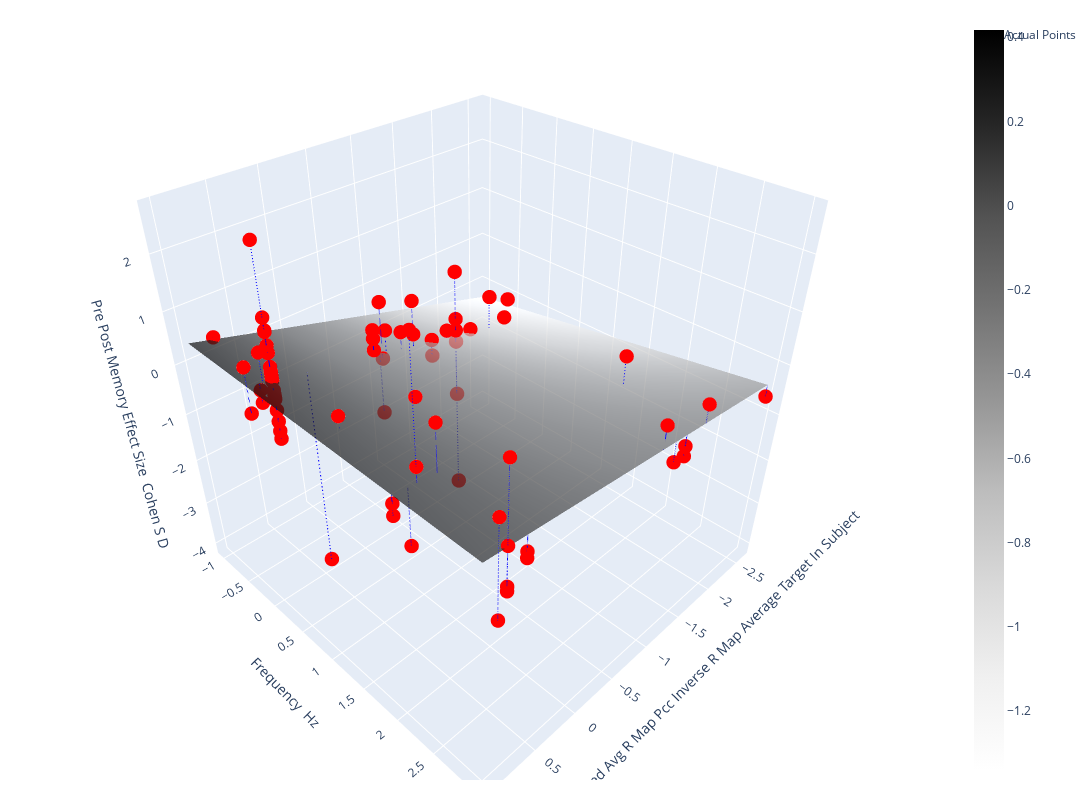

The notebook cell this image was saved under:
### Markdown cell above
Visualize the Regression as a Plane

### Code cell
from calvin_utils.statistical_utils.response_surface_utils.regression_response_surface import GLMPlot
ip = GLMPlot(model_results=results, data_df=data_df, formula=formula)
ip.run(plot_residuals=True)

### Figure 1 — Plotly figure (JSON) as saved in the notebook; plotly's stock layout.template omitted (floating-point values rounded to 4 significant figures; data arrays with more than 128 entries replaced by an {"elided": "..."} marker saying what was removed)
{"data": [{"colorscale": [[0, "rgb(255,255,255)"], [0.125, "rgb(240,240,240)"], [0.25, "rgb(217,217,217)"], [0.375, "rgb(189,189,189)"], [0.5, "rgb(150,150,150)"], [0.625, "rgb(115,115,115)"], [0.75, "rgb(82,82,82)"], [0.875, "rgb(37,37,37)"], [1, "rgb(0,0,0)"]], "name": "Prediction Surface", "opacity": 0.7, "type": "surface", "x": [-2.593, -2.557, -2.521, -2.485, -2.448, -2.412, -2.376, -2.34, -2.303, -2.267, -2.231, -2.195, -2.159, -2.122, -2.086, -2.05, -2.014, -1.977, -1.941, -1.905, -1.869, -1.832, -1.796, -1.76, -1.724, -1.688, -1.651, -1.615, -1.579, -1.543, -1.506, -1.47, -1.434, -1.398, -1.361, -1.325, -1.289, -1.253, -1.216, -1.18, -1.144, -1.108, -1.072, -1.035, -0.9991, -0.9629, -0.9266, -0.8904, -0.8542, -0.8179, -0.7817, -0.7455, -0.7093, -0.673, -0.6368, -0.6006, -0.5643, -0.5281, -0.4919, -0.4556, -0.4194, -0.3832, -0.3469, -0.3107, -0.2745, -0.2382, -0.202, -0.1658, -0.1295, -0.09332, -0.05709, -0.02085, 0.01538, 0.05161, 0.08784, 0.1241, 0.1603, 0.1965, 0.2328, 0.269, 0.3052, 0.3415, 0.3777, 0.4139, 0.4502, 0.4864, 0.5226, 0.5588, 0.5951, 0.6313, 0.6675, 0.7038, 0.74, 0.7762, 0.8125, 0.8487, 0.8849, 0.9212, 0.9574, 0.9936], "y": [-1.0, -0.9596, -0.9192, -0.8788, -0.8384, -0.798, -0.7576, -0.7172, -0.6768, -0.6364, -0.596, -0.5556, -0.5152, -0.4747, -0.4343, -0.3939, -0.3535, -0.3131, -0.2727, -0.2323, -0.1919, -0.1515, -0.1111, -0.07071, -0.0303, 0.0101, 0.05051, 0.09091, 0.1313, 0.1717, 0.2121, 0.2525, 0.2929, 0.3333, 0.3737, 0.4141, 0.4545, 0.4949, 0.5354, 0.5758, 0.6162, 0.6566, 0.697, 0.7374, 0.7778, 0.8182, 0.8586, 0.899, 0.9394, 0.9798, 1.02, 1.061, 1.101, 1.141, 1.182, 1.222, 1.263, 1.303, 1.343, 1.384, 1.424, 1.465, 1.505, 1.545, 1.586, 1.626, 1.667, 1.707, 1.747, 1.788, 1.828, 1.869, 1.909, 1.949, 1.99, 2.03, 2.071, 2.111, 2.152, 2.192, 2.232, 2.273, 2.313, 2.354, 2.394, 2.434, 2.475, 2.515, 2.556, 2.596, 2.636, 2.677, 2.717, 2.758, 2.798, 2.838, 2.879, 2.919, 2.96, 3.0], "z": {"elided": "100x100 float values"}}, {"marker": {"color": "red", "size": 5}, "mode": "markers", "name": "Actual Points", "type": "scatter3d", "x": [0.7584, 0.7584, -1.6, -2.593, 0.7584, -1.005, 0.7584, 0.7584, 0.7584, 0.7584, 0.876, 0.9936, -0.4019, -0.4019, 0.9936, -1.323, -1.323, -1.323, -1.791, -1.323, -2.01, 0.9936, 0.876, 0.8446, 0.7584, -1.522, -1.323, 0.7584, -0.4483, 0.7584, -1.202, 0.7584, -0.3734, 0.7584, 0.7584, 0.7584, 0.7584, 0.7584, -0.6283, -0.3068, -1.323, -0.01455, 0.9936, 0.7584, 0.7584, 0.7584, -1.323, -1.323, -0.7773, -0.7773, 0.4166, -0.3068, -1.005, -1.005, 0.7584, 0.7584, -1.177, -1.669, 0.7584, 0.7584, 0.7584, 0.5633, 0.5633, 0.5633, 0.8446, 0.8446, 0.8446, -2.057, 0.7584, -0.3068, 0.7584, 0.7584, 0.7584, 0.7584, 0.7584], "y": [0, 0, 3, 3, 3, 3, 0, 0, 0, 0, 0, 2, 0, 0, 0, 3, 0, 3, 0, 0, 0, 2, 0, 0, 0, 0, 0, 0, 0, 0, 0, 2, 0, 0, -1, 0, 0, 0, 0, 0, 0, 1, 0, 0, 0, 1, 0, 0, 0, 0, 0, 0, 0, 0, 0, 2, 3, 2, 0, 3, 3, 2, 3, 3, 2, 3, 3, 0, 0, 0, 0, 3, 0, 0, 0], "z": [0.789, 0.3252, 0.1509, -0.6232, -0.5575, 0.3432, 0.2831, 1.159, 1.406, 0.3699, -0.01878, -0.06135, 0.8097, -0.2905, -0.1127, -0.3633, -0.2193, -0.5559, -0.1071, -4.044, -0.7095, 0.1536, 0.2145, 0.8713, -0.4943, -0.5894, -0.6982, 2.65, 0.2321, -0.01952, -0.3687, 2.612, -1.401, 0.4533, 0.3452, -0.2804, -0.2747, 0.4125, 0.05481, -0.04367, -1.873, 0.09719, 0.7354, 0.9228, 0.1066, 0.4781, 0.7354, -0.4567, 0.5545, -0.1071, -3.997, 0.1805, -0.4045, -0.7368, 0.4383, 0.5202, -0.5177, 0.1973, 0.0251, -0.4749, 0.2428, 1.054, -0.2232, -0.1071, -0.8037, 0.8217, -0.978, -0.3505, -0.8401, 0.3485, 0.5387, 1.634, 1.184, -0.06339, -0.6841]}, {"line": {"color": "blue", "dash": "dash"}, "mode": "lines", "name": "Residual", "showlegend": false, "type": "scatter3d", "x": [0.7584, 0.7584], "y": [0, 0], "z": [0.789, 0.2813]}, {"line": {"color": "blue", "dash": "dash"}, "mode": "lines", "name": "Residual", "showlegend": false, "type": "scatter3d", "x": [0.7584, 0.7584], "y": [0, 0], "z": [0.3252, 0.2813]}, {"line": {"color": "blue", "dash": "dash"}, "mode": "lines", "name": "Residual", "showlegend": false, "type": "scatter3d", "x": [-1.6, -1.6], "y": [3, 3], "z": [0.1509, -0.2095]}, {"line": {"color": "blue", "dash": "dash"}, "mode": "lines", "name": "Residual", "showlegend": false, "type": "scatter3d", "x": [-2.593, -2.593], "y": [3, 3], "z": [-0.6232, -0.3902]}, {"line": {"color": "blue", "dash": "dash"}, "mode": "lines", "name": "Residual", "showlegend": false, "type": "scatter3d", "x": [0.7584, 0.7584], "y": [3, 3], "z": [-0.5575, 0.2196]}, {"line": {"color": "blue", "dash": "dash"}, "mode": "lines", "name": "Residual", "showlegend": false, "type": "scatter3d", "x": [-1.005, -1.005], "y": [3, 3], "z": [0.3432, -0.1012]}, {"line": {"color": "blue", "dash": "dash"}, "mode": "lines", "name": "Residual", "showlegend": false, "type": "scatter3d", "x": [0.7584, 0.7584], "y": [0, 0], "z": [0.2831, 0.2813]}, {"line": {"color": "blue", "dash": "dash"}, "mode": "lines", "name": "Residual", "showlegend": false, "type": "scatter3d", "x": [0.7584, 0.7584], "y": [0, 0], "z": [1.159, 0.2813]}, {"line": {"color": "blue", "dash": "dash"}, "mode": "lines", "name": "Residual", "showlegend": false, "type": "scatter3d", "x": [0.7584, 0.7584], "y": [0, 0], "z": [1.406, 0.2813]}, {"line": {"color": "blue", "dash": "dash"}, "mode": "lines", "name": "Residual", "showlegend": false, "type": "scatter3d", "x": [0.7584, 0.7584], "y": [0, 0], "z": [0.3699, 0.2813]}, {"line": {"color": "blue", "dash": "dash"}, "mode": "lines", "name": "Residual", "showlegend": false, "type": "scatter3d", "x": [0.876, 0.876], "y": [0, 0], "z": [-0.01878, 0.3298]}, {"line": {"color": "blue", "dash": "dash"}, "mode": "lines", "name": "Residual", "showlegend": false, "type": "scatter3d", "x": [0.9936, 0.9936], "y": [2, 2], "z": [-0.06135, 0.3011]}, {"line": {"color": "blue", "dash": "dash"}, "mode": "lines", "name": "Residual", "showlegend": false, "type": "scatter3d", "x": [-0.4019, -0.4019], "y": [0, 0], "z": [0.8097, -0.1978]}, {"line": {"color": "blue", "dash": "dash"}, "mode": "lines", "name": "Residual", "showlegend": false, "type": "scatter3d", "x": [-0.4019, -0.4019], "y": [0, 0], "z": [-0.2905, -0.1978]}, {"line": {"color": "blue", "dash": "dash"}, "mode": "lines", "name": "Residual", "showlegend": false, "type": "scatter3d", "x": [0.9936, 0.9936], "y": [0, 0], "z": [-0.1127, 0.3784]}, {"line": {"color": "blue", "dash": "dash"}, "mode": "lines", "name": "Residual", "showlegend": false, "type": "scatter3d", "x": [-1.323, -1.323], "y": [3, 3], "z": [-0.3633, -0.1591]}, {"line": {"color": "blue", "dash": "dash"}, "mode": "lines", "name": "Residual", "showlegend": false, "type": "scatter3d", "x": [-1.323, -1.323], "y": [0, 0], "z": [-0.2193, -0.5782]}, {"line": {"color": "blue", "dash": "dash"}, "mode": "lines", "name": "Residual", "showlegend": false, "type": "scatter3d", "x": [-1.323, -1.323], "y": [3, 3], "z": [-0.5559, -0.1591]}, {"line": {"color": "blue", "dash": "dash"}, "mode": "lines", "name": "Residual", "showlegend": false, "type": "scatter3d", "x": [-1.791, -1.791], "y": [0, 0], "z": [-0.1071, -0.7713]}, {"line": {"color": "blue", "dash": "dash"}, "mode": "lines", "name": "Residual", "showlegend": false, "type": "scatter3d", "x": [-1.323, -1.323], "y": [0, 0], "z": [-4.044, -0.5782]}, {"line": {"color": "blue", "dash": "dash"}, "mode": "lines", "name": "Residual", "showlegend": false, "type": "scatter3d", "x": [-2.01, -2.01], "y": [0, 0], "z": [-0.7095, -0.8618]}, {"line": {"color": "blue", "dash": "dash"}, "mode": "lines", "name": "Residual", "showlegend": false, "type": "scatter3d", "x": [0.9936, 0.9936], "y": [2, 2], "z": [0.1536, 0.3011]}, {"line": {"color": "blue", "dash": "dash"}, "mode": "lines", "name": "Residual", "showlegend": false, "type": "scatter3d", "x": [0.876, 0.876], "y": [0, 0], "z": [0.2145, 0.3298]}, {"line": {"color": "blue", "dash": "dash"}, "mode": "lines", "name": "Residual", "showlegend": false, "type": "scatter3d", "x": [0.8446, 0.8446], "y": [0, 0], "z": [0.8713, 0.3169]}, {"line": {"color": "blue", "dash": "dash"}, "mode": "lines", "name": "Residual", "showlegend": false, "type": "scatter3d", "x": [0.7584, 0.7584], "y": [0, 0], "z": [-0.4943, 0.2813]}, {"line": {"color": "blue", "dash": "dash"}, "mode": "lines", "name": "Residual", "showlegend": false, "type": "scatter3d", "x": [-1.522, -1.522], "y": [0, 0], "z": [-0.5894, -0.6603]}, {"line": {"color": "blue", "dash": "dash"}, "mode": "lines", "name": "Residual", "showlegend": false, "type": "scatter3d", "x": [-1.323, -1.323], "y": [0, 0], "z": [-0.6982, -0.5782]}, {"line": {"color": "blue", "dash": "dash"}, "mode": "lines", "name": "Residual", "showlegend": false, "type": "scatter3d", "x": [0.7584, 0.7584], "y": [0, 0], "z": [2.65, 0.2813]}, {"line": {"color": "blue", "dash": "dash"}, "mode": "lines", "name": "Residual", "showlegend": false, "type": "scatter3d", "x": [-0.4483, -0.4483], "y": [0, 0], "z": [0.2321, -0.217]}, {"line": {"color": "blue", "dash": "dash"}, "mode": "lines", "name": "Residual", "showlegend": false, "type": "scatter3d", "x": [0.7584, 0.7584], "y": [0, 0], "z": [-0.01952, 0.2813]}, {"line": {"color": "blue", "dash": "dash"}, "mode": "lines", "name": "Residual", "showlegend": false, "type": "scatter3d", "x": [-1.202, -1.202], "y": [0, 0], "z": [-0.3687, -0.5283]}, {"line": {"color": "blue", "dash": "dash"}, "mode": "lines", "name": "Residual", "showlegend": false, "type": "scatter3d", "x": [0.7584, 0.7584], "y": [2, 2], "z": [2.612, 0.2402]}, {"line": {"color": "blue", "dash": "dash"}, "mode": "lines", "name": "Residual", "showlegend": false, "type": "scatter3d", "x": [-0.3734, -0.3734], "y": [0, 0], "z": [-1.401, -0.1861]}, {"line": {"color": "blue", "dash": "dash"}, "mode": "lines", "name": "Residual", "showlegend": false, "type": "scatter3d", "x": [0.7584, 0.7584], "y": [0, 0], "z": [0.4533, 0.2813]}, {"line": {"color": "blue", "dash": "dash"}, "mode": "lines", "name": "Residual", "showlegend": false, "type": "scatter3d", "x": [0.7584, 0.7584], "y": [-1, -1], "z": [0.3452, 0.3018]}, {"line": {"color": "blue", "dash": "dash"}, "mode": "lines", "name": "Residual", "showlegend": false, "type": "scatter3d", "x": [0.7584, 0.7584], "y": [0, 0], "z": [-0.2804, 0.2813]}, {"line": {"color": "blue", "dash": "dash"}, "mode": "lines", "name": "Residual", "showlegend": false, "type": "scatter3d", "x": [0.7584, 0.7584], "y": [0, 0], "z": [-0.2747, 0.2813]}, {"line": {"color": "blue", "dash": "dash"}, "mode": "lines", "name": "Residual", "showlegend": false, "type": "scatter3d", "x": [0.7584, 0.7584], "y": [0, 0], "z": [0.4125, 0.2813]}, {"line": {"color": "blue", "dash": "dash"}, "mode": "lines", "name": "Residual", "showlegend": false, "type": "scatter3d", "x": [-0.6283, -0.6283], "y": [0, 0], "z": [0.05481, -0.2913]}, {"line": {"color": "blue", "dash": "dash"}, "mode": "lines", "name": "Residual", "showlegend": false, "type": "scatter3d", "x": [-0.3068, -0.3068], "y": [0, 0], "z": [-0.04367, -0.1586]}, {"line": {"color": "blue", "dash": "dash"}, "mode": "lines", "name": "Residual", "showlegend": false, "type": "scatter3d", "x": [-1.323, -1.323], "y": [0, 0], "z": [-1.873, -0.5782]}, {"line": {"color": "blue", "dash": "dash"}, "mode": "lines", "name": "Residual", "showlegend": false, "type": "scatter3d", "x": [-0.01455, -0.01455], "y": [1, 1], "z": [0.09719, 0.001069]}, {"line": {"color": "blue", "dash": "dash"}, "mode": "lines", "name": "Residual", "showlegend": false, "type": "scatter3d", "x": [0.9936, 0.9936], "y": [0, 0], "z": [0.7354, 0.3784]}, {"line": {"color": "blue", "dash": "dash"}, "mode": "lines", "name": "Residual", "showlegend": false, "type": "scatter3d", "x": [0.7584, 0.7584], "y": [0, 0], "z": [0.9228, 0.2813]}, {"line": {"color": "blue", "dash": "dash"}, "mode": "lines", "name": "Residual", "showlegend": false, "type": "scatter3d", "x": [0.7584, 0.7584], "y": [0, 0], "z": [0.1066, 0.2813]}, {"line": {"color": "blue", "dash": "dash"}, "mode": "lines", "name": "Residual", "showlegend": false, "type": "scatter3d", "x": [0.7584, 0.7584], "y": [1, 1], "z": [0.4781, 0.2607]}, {"line": {"color": "blue", "dash": "dash"}, "mode": "lines", "name": "Residual", "showlegend": false, "type": "scatter3d", "x": [-1.323, -1.323], "y": [0, 0], "z": [0.7354, -0.5782]}, {"line": {"color": "blue", "dash": "dash"}, "mode": "lines", "name": "Residual", "showlegend": false, "type": "scatter3d", "x": [-1.323, -1.323], "y": [0, 0], "z": [-0.4567, -0.5782]}, {"line": {"color": "blue", "dash": "dash"}, "mode": "lines", "name": "Residual", "showlegend": false, "type": "scatter3d", "x": [-0.7773, -0.7773], "y": [0, 0], "z": [0.5545, -0.3528]}, {"line": {"color": "blue", "dash": "dash"}, "mode": "lines", "name": "Residual", "showlegend": false, "type": "scatter3d", "x": [-0.7773, -0.7773], "y": [0, 0], "z": [-0.1071, -0.3528]}, {"line": {"color": "blue", "dash": "dash"}, "mode": "lines", "name": "Residual", "showlegend": false, "type": "scatter3d", "x": [0.4166, 0.4166], "y": [0, 0], "z": [-3.997, 0.1401]}, {"line": {"color": "blue", "dash": "dash"}, "mode": "lines", "name": "Residual", "showlegend": false, "type": "scatter3d", "x": [-0.3068, -0.3068], "y": [0, 0], "z": [0.1805, -0.1586]}, {"line": {"color": "blue", "dash": "dash"}, "mode": "lines", "name": "Residual", "showlegend": false, "type": "scatter3d", "x": [-1.005, -1.005], "y": [0, 0], "z": [-0.4045, -0.4469]}, {"line": {"color": "blue", "dash": "dash"}, "mode": "lines", "name": "Residual", "showlegend": false, "type": "scatter3d", "x": [-1.005, -1.005], "y": [0, 0], "z": [-0.7368, -0.4469]}, {"line": {"color": "blue", "dash": "dash"}, "mode": "lines", "name": "Residual", "showlegend": false, "type": "scatter3d", "x": [0.7584, 0.7584], "y": [0, 0], "z": [0.4383, 0.2813]}, {"line": {"color": "blue", "dash": "dash"}, "mode": "lines", "name": "Residual", "showlegend": false, "type": "scatter3d", "x": [0.7584, 0.7584], "y": [2, 2], "z": [0.5202, 0.2402]}, {"line": {"color": "blue", "dash": "dash"}, "mode": "lines", "name": "Residual", "showlegend": false, "type": "scatter3d", "x": [-1.177, -1.177], "y": [3, 3], "z": [-0.5177, -0.1325]}, {"line": {"color": "blue", "dash": "dash"}, "mode": "lines", "name": "Residual", "showlegend": false, "type": "scatter3d", "x": [-1.669, -1.669], "y": [2, 2], "z": [0.1973, -0.3883]}, {"line": {"color": "blue", "dash": "dash"}, "mode": "lines", "name": "Residual", "showlegend": false, "type": "scatter3d", "x": [0.7584, 0.7584], "y": [0, 0], "z": [0.0251, 0.2813]}, {"line": {"color": "blue", "dash": "dash"}, "mode": "lines", "name": "Residual", "showlegend": false, "type": "scatter3d", "x": [0.7584, 0.7584], "y": [3, 3], "z": [-0.4749, 0.2196]}, {"line": {"color": "blue", "dash": "dash"}, "mode": "lines", "name": "Residual", "showlegend": false, "type": "scatter3d", "x": [0.7584, 0.7584], "y": [3, 3], "z": [0.2428, 0.2196]}, {"line": {"color": "blue", "dash": "dash"}, "mode": "lines", "name": "Residual", "showlegend": false, "type": "scatter3d", "x": [0.5633, 0.5633], "y": [2, 2], "z": [1.054, 0.1896]}, {"line": {"color": "blue", "dash": "dash"}, "mode": "lines", "name": "Residual", "showlegend": false, "type": "scatter3d", "x": [0.5633, 0.5633], "y": [3, 3], "z": [-0.2232, 0.1841]}, {"line": {"color": "blue", "dash": "dash"}, "mode": "lines", "name": "Residual", "showlegend": false, "type": "scatter3d", "x": [0.5633, 0.5633], "y": [3, 3], "z": [-0.1071, 0.1841]}, {"line": {"color": "blue", "dash": "dash"}, "mode": "lines", "name": "Residual", "showlegend": false, "type": "scatter3d", "x": [0.8446, 0.8446], "y": [2, 2], "z": [-0.8037, 0.2625]}, {"line": {"color": "blue", "dash": "dash"}, "mode": "lines", "name": "Residual", "showlegend": false, "type": "scatter3d", "x": [0.8446, 0.8446], "y": [3, 3], "z": [0.8217, 0.2353]}, {"line": {"color": "blue", "dash": "dash"}, "mode": "lines", "name": "Residual", "showlegend": false, "type": "scatter3d", "x": [0.8446, 0.8446], "y": [3, 3], "z": [-0.978, 0.2353]}, {"line": {"color": "blue", "dash": "dash"}, "mode": "lines", "name": "Residual", "showlegend": false, "type": "scatter3d", "x": [-2.057, -2.057], "y": [0, 0], "z": [-0.3505, -0.8813]}, {"line": {"color": "blue", "dash": "dash"}, "mode": "lines", "name": "Residual", "showlegend": false, "type": "scatter3d", "x": [0.7584, 0.7584], "y": [0, 0], "z": [-0.8401, 0.2813]}, {"line": {"color": "blue", "dash": "dash"}, "mode": "lines", "name": "Residual", "showlegend": false, "type": "scatter3d", "x": [-0.3068, -0.3068], "y": [0, 0], "z": [0.3485, -0.1586]}, {"line": {"color": "blue", "dash": "dash"}, "mode": "lines", "name": "Residual", "showlegend": false, "type": "scatter3d", "x": [0.7584, 0.7584], "y": [0, 0], "z": [0.5387, 0.2813]}, {"line": {"color": "blue", "dash": "dash"}, "mode": "lines", "name": "Residual", "showlegend": false, "type": "scatter3d", "x": [0.7584, 0.7584], "y": [3, 3], "z": [1.634, 0.2196]}, {"line": {"color": "blue", "dash": "dash"}, "mode": "lines", "name": "Residual", "showlegend": false, "type": "scatter3d", "x": [0.7584, 0.7584], "y": [0, 0], "z": [1.184, 0.2813]}, {"line": {"color": "blue", "dash": "dash"}, "mode": "lines", "name": "Residual", "showlegend": false, "type": "scatter3d", "x": [0.7584, 0.7584], "y": [0, 0], "z": [-0.06339, 0.2813]}, {"line": {"color": "blue", "dash": "dash"}, "mode": "lines", "name": "Residual", "showlegend": false, "type": "scatter3d", "x": [0.7584, 0.7584], "y": [0, 0], "z": [-0.6841, 0.2813]}], "layout": {"height": 800, "margin": {"b": 20, "l": 20, "r": 20, "t": 20}, "scene": {"aspectmode": "cube", "xaxis": {"title": {"text": "All Datasets Weighted Avg R Map Pcc Inverse R Map Average Target In Subject"}}, "yaxis": {"title": {"text": "Frequency  Hz "}}, "zaxis": {"title": {"text": "Pre Post Memory Effect Size  Cohen S D "}}}, "width": 1200}}
